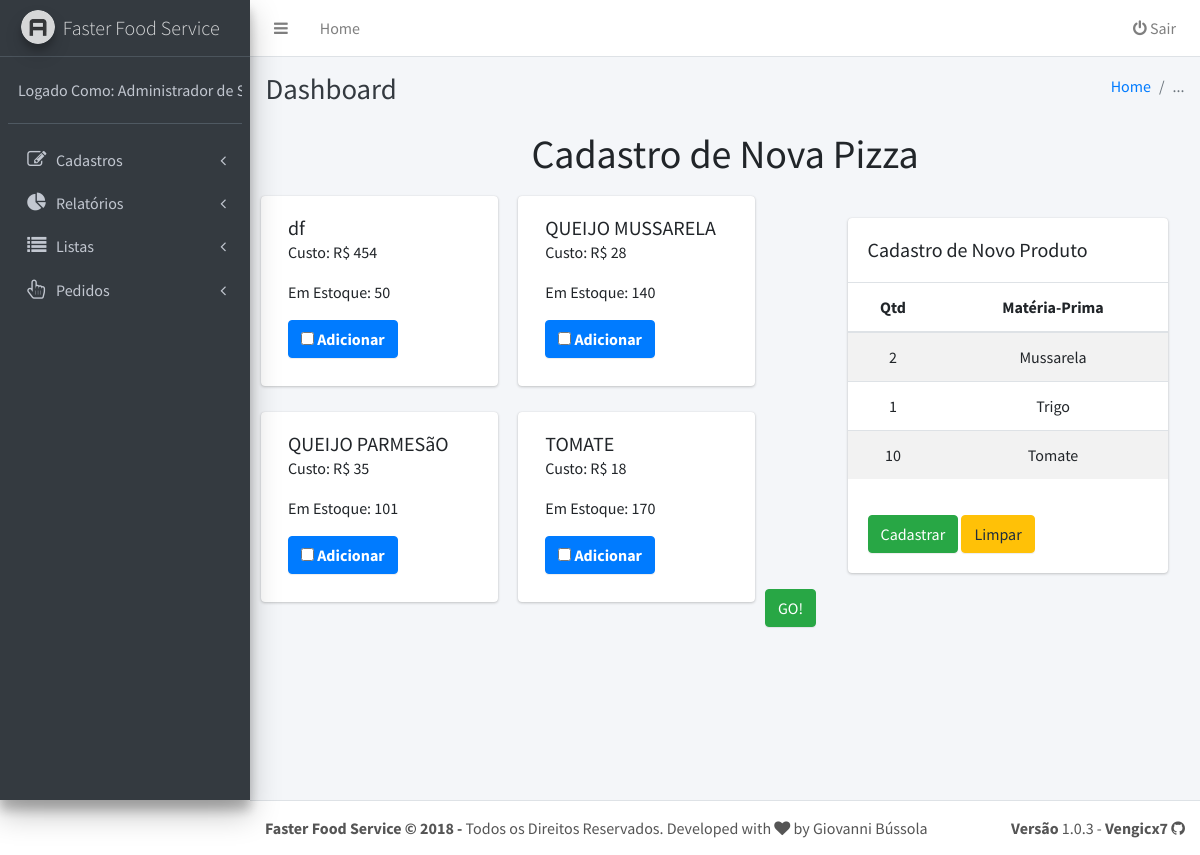
/home.php?fd=cadastro&pg=pizza (signed in), run on an earlier commit of the app's database.
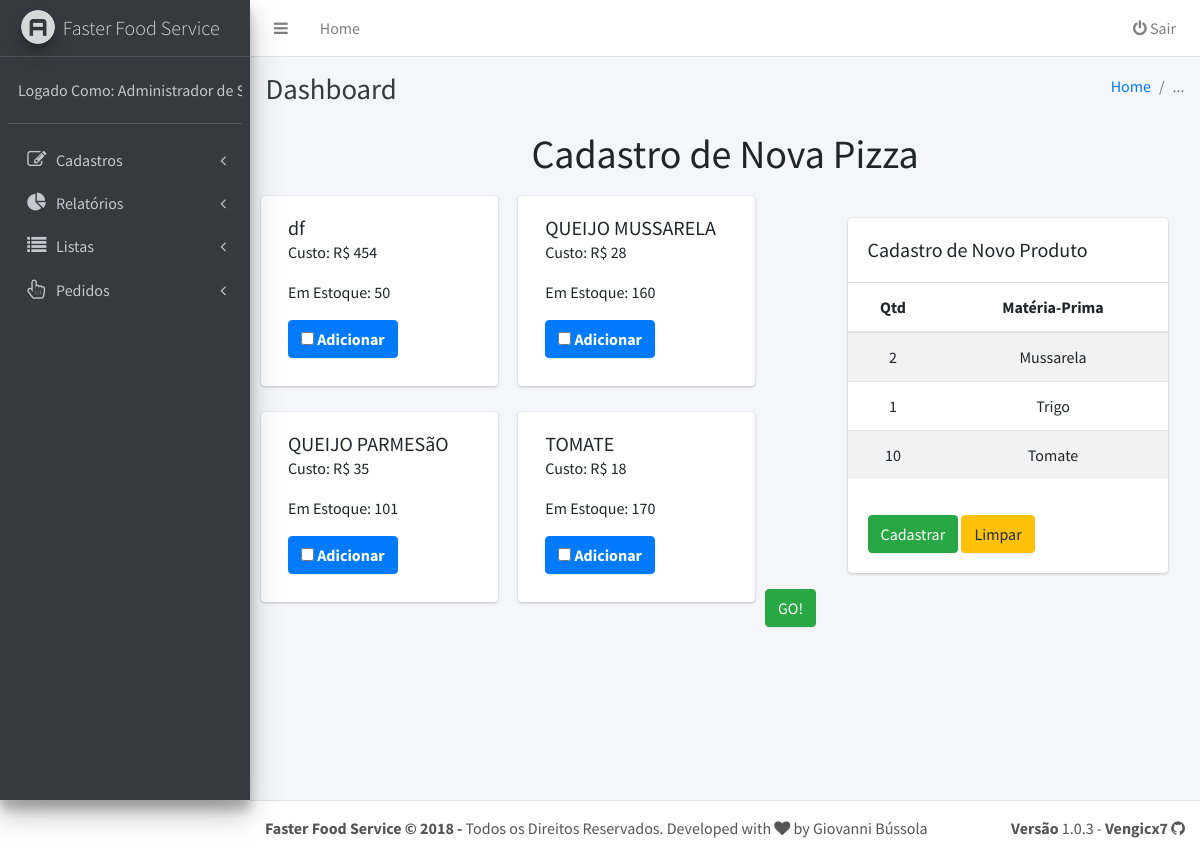
And on a later commit of the database.
### tables this page shows
CREATE TABLE `materiaprima` (
  `id` int(11) NOT NULL,
  `nome` varchar(100) NOT NULL,
  `quantidade` float NOT NULL,
  `precoCompra` float NOT NULL,
  `precoUnidade` float NOT NULL,
  `qtdPedacos` int(11) NOT NULL,
  `tipoMateria` int(11) NOT NULL
);

### app/funcoes.php (called while the page is built, shortened)
<?php
	function limitarTexto($texto, $limite){
		$contador = strlen($texto);
	  		if ( $contador >= $limite ) {
				$texto = substr($texto, 0, strrpos(substr($texto, 0, $limite), ' ')) . '...';
			     return $texto;
	  		}else{
	    		return $texto;
	  	}
	}
?>

### cadastro/pizza.php (the view, shortened to what this page needs)
    <h1 class="text-center">Cadastro de Nova Pizza</h1>
    <div class="row">
    <form name="materiaprimas" action="home.php?fd=salvar&pg=pizza" method="post">
        <div class="card carrinho" style="width: 20em;">
            <div class="card-body">
                <h5 class="card-title">Cadastro de Novo Produto</h5>
            </div>
              <table class="table table-striped text-center">
                  <thead>
                      <tr>
                          <th scope="col">Qtd</th>
                          <th scope="col">Matéria-Prima</th>
                      </tr>
                  </thead>
                  <tbody>
                      <tr>
                          <td>2</td>
                          <td title="Nome completo do produto">Mussarela</td>
                      </tr>
                      <tr>
                          <td>1</td>
                          <td title="Nome completo do produto">Trigo</td>
                      </tr>
                      <tr>
                          <td>10</td>
                          <td title="Nome completo do produto">Tomate</td>
                      </tr>
                  </tbody>
              </table>
            <div class="card-body">
                <a href="#" class="btn btn-success">Cadastrar</a>
                <a href="#" class="btn btn-warning">Limpar</a>
            </div>
        </div>
<?php
    require_once "./app/conecta.php";
    require_once "./app/funcoes.php";
    $consulta = $pdo->prepare("SELECT * FROM materiaprima order by nome");
    $consulta->execute();
    while($dados = $consulta->fetch(PDO::FETCH_OBJ)){
        $id = $dados->id;
        $nome = $dados->nome;
        $quantidade = $dados->quantidade;
        $precoCompra = $dados->precoCompra;
        $titulo = $nome;
        $nome = limitarTexto($nome, 17);
        echo "<div class='card materia-prima col-md-3' >
                  <div class='card-body'>
                      <h5 class='card-title' title='$titulo'>$nome</h5>
                      <p class='card-text'>Custo: R$ $precoCompra </p>
                      <p class='card-text'>Em Estoque: $quantidade </p>
                      <div data-toggle='buttons'>
                          <label class='btn btn-primary'>
                              <input type='checkbox' autocomplete='off' name='id[]' value='$id'> Adicionar
                          </label>
                      </div>
                  </div>
              </div>";
    }
?>
    <button type="submit" class="btn btn-success">GO!</button>
    </form>
    </div>

What changed in the data, as far as the page shows it:
changed materiaprima "QUEIJO MUSSARELA": quantidade "140" → "160"
